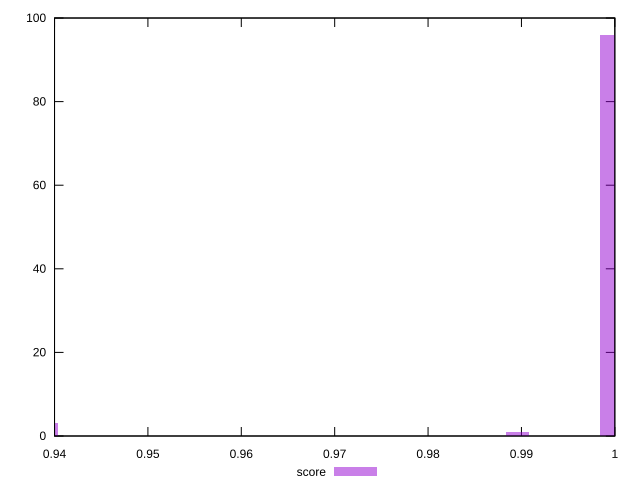

Generate this figure with gnuplot:
reset

$score <<EOF
0.999666567367601 96
0.9390807147998677 3
0.9895689252729788 1
EOF

set key outside below
set boxwidth 0.002524410523655558
set xrange [0.94:1]
set yrange [0:100]
set trange [0:100]
set style fill transparent solid 0.5 noborder
set terminal svg size 640, 490 enhanced background rgb 'white'
set output "reports/report_00028_2021-02-24T12-49-42.674Z/cumulative-layout-shift/samples/music/score/histogram.svg"

plot $score title "score" with boxes

reset
